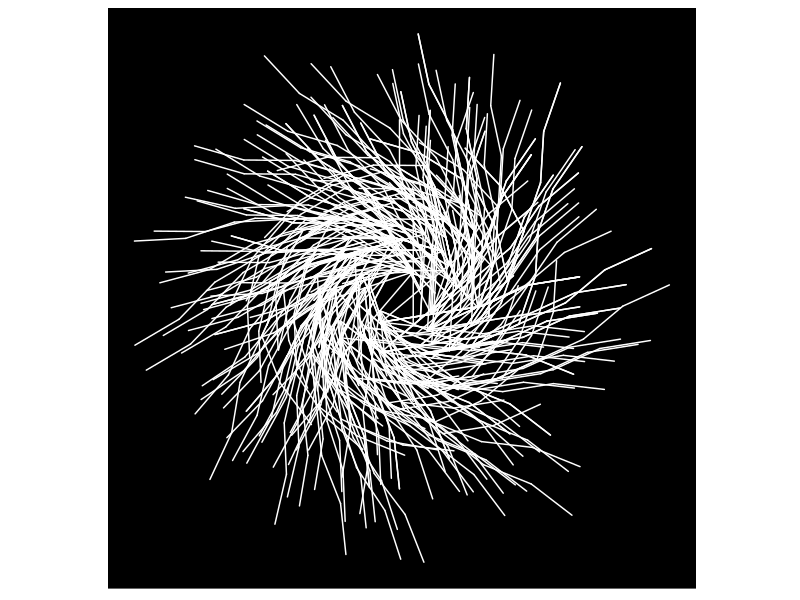

Write R code to recreate this figure.
#install.packages("gsubfn")
library(gsubfn)
library(stringr)
library(dplyr)
library(ggplot2)

#Pls branches sur tronc
axiom="F"
rules=list("F"="F-[-F+F+F]+[F]")
angle=22.5
depth=4

#Simple
axiom="F"
rules=list("F"="F-[F]+[+F]")
angle=22.5
depth=4

#Plant Test
axiom="F"
rules=list("F"="F+[-F+F-[F]]+[+F+F]")                               ##  rules=list("F"="F+[???F]")
angle=15.5
depth=4


for (i in 1:depth) axiom=gsubfn(".", rules, axiom)

actions=str_extract_all(axiom, "\\d*\\+|\\d*\\-|F|L|R|\\[|\\]|\\|") %>% unlist

status=data.frame(x=numeric(0), y=numeric(0), alfa=numeric(0))
points=data.frame(x1 = 0, y1 = 0, x2 = NA, y2 = NA, alfa=90, depth=1)


for (action in actions) 
{
  if (action=="F")
  {
    x=points[1, "x1"]+cos(points[1, "alfa"]*(pi/180))
    y=points[1, "y1"]+sin(points[1, "alfa"]*(pi/180))
    points[1,"x2"]=x
    points[1,"y2"]=y
    data.frame(x1 = x, y1 = y, x2 = NA, y2 = NA, 
               alfa=points[1, "alfa"],
               depth=points[1,"depth"]) %>% rbind(points)->points
  }
  if (action %in% c("+", "-")){
    alfa=points[1, "alfa"]
    points[1, "alfa"]=eval(parse(text=paste0("alfa",action, angle)))
  }
  if(action=="["){ 
    data.frame(x=points[1, "x1"], y=points[1, "y1"], alfa=points[1, "alfa"]) %>% 
      rbind(status) -> status
    points[1, "depth"]=points[1, "depth"]+1
  }
  
  if(action=="]"){ 
    depth=points[1, "depth"]
    points[-1,]->points
    data.frame(x1=status[1, "x"], y1=status[1, "y"], x2=NA, y2=NA, 
               alfa=status[1, "alfa"],
               depth=depth-1) %>% 
      rbind(points) -> points
    status[-1,]->status
  }
}

ggplot() + 
  geom_segment(aes(x = x1, y = y1, xend = x2, yend = y2), 
               lineend = "round", 
               colour="white",
               data=na.omit(points)) + 
  coord_fixed(ratio = 1) +
  theme(legend.position="none",
        panel.background = element_rect(fill="black"),
        panel.grid=element_blank(),
        axis.ticks=element_blank(),
        axis.title=element_blank(),
        axis.text=element_blank())
